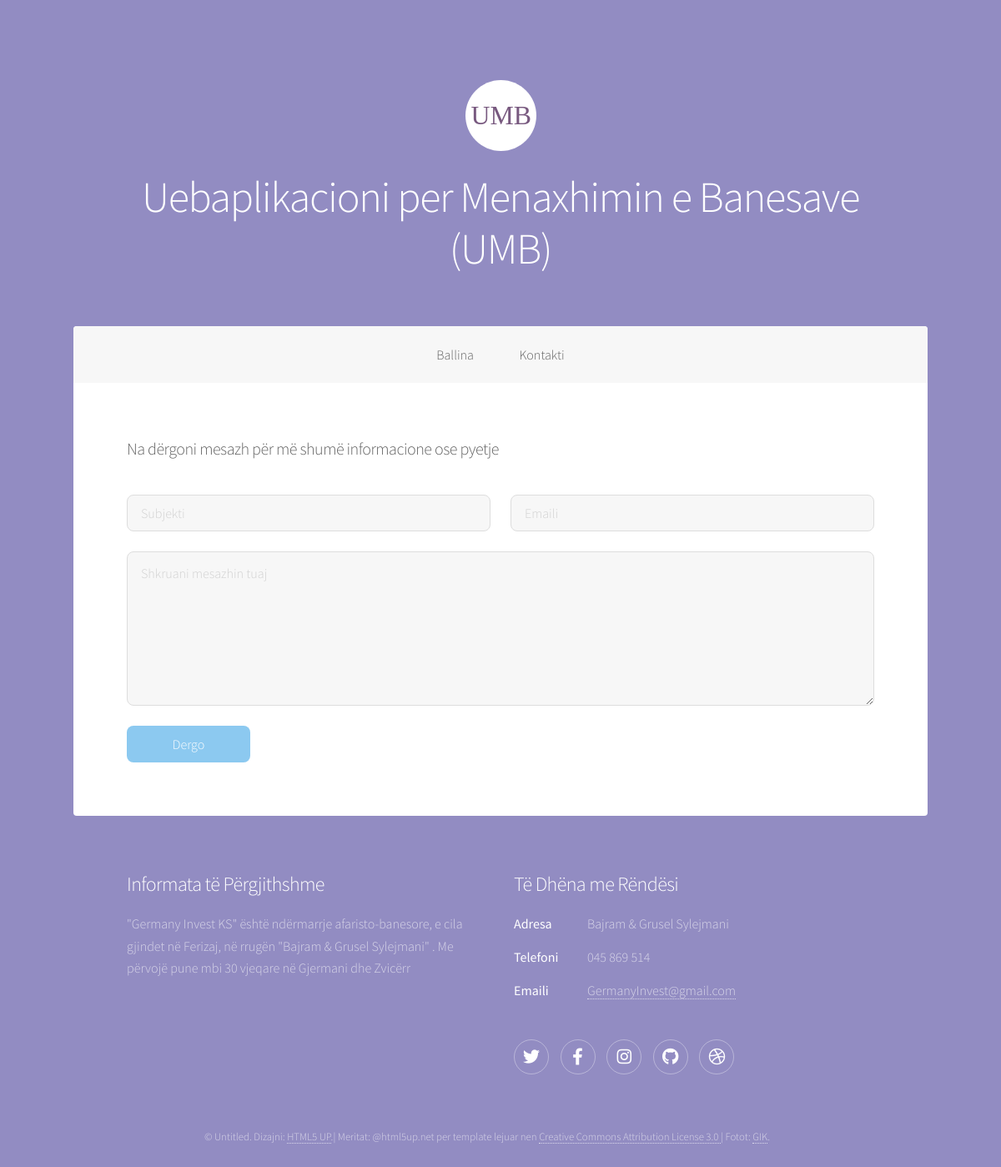
Page /ModuliPerdoruesit/kontakti.php on the committed database.
### tables this page shows
CREATE TABLE `umb_tedhenat` (
  `ID_TeDhenat` int(11) NOT NULL,
  `Titulli` varchar(100) NOT NULL,
  `Pershkrimi` varchar(1000) NOT NULL,
  `Dosja` varchar(255) NOT NULL,
  `PamjaFaqes` varchar(50) NOT NULL
);

### ModuliPerdoruesit/FundiFaqes.php (the view, shortened to what this page needs)
<footer id="footer">
						<?php
            $rezultati = mysqli_query($lidh_i, "CALL SelektoInformacione()");
            while ($rresht = mysqli_fetch_assoc($rezultati)) {
              extract($rresht);
            ?><section>
            	<h2><?php echo $Titulli; ?></h2>
							<?php echo $Pershkrimi; ?>
							</section><?php } ?>
						<?php
            $rezultati = mysqli_query($lidh_d, "CALL SelektoTeDhenaMeRendesi()");
            while ($rresht = mysqli_fetch_assoc($rezultati)) {
              extract($rresht);
            ?>
						<section>
							<h2><?php echo $Titulli; ?></h2>
							<?php echo $Pershkrimi; ?><?php } ?>
						<?php
            $rezultati = mysqli_query($lidh_rr, "CALL SelektoRrjeteSociale()");
            while ($rresht = mysqli_fetch_assoc($rezultati)) {
              extract($rresht);
            ?><?php echo $Pershkrimi; ?><?php } ?>
						</section>
						<?php
            $rezultati = mysqli_query($lidh_dr, "CALL SelektoTeDrejtaTeRezervuara()");
            while ($rresht = mysqli_fetch_assoc($rezultati)) {
              extract($rresht);
            ?>
						<?php echo $Pershkrimi; ?>
						<?php } ?>
					</footer>

### ModuliPerdoruesit/kontakti.php (shortened to what this page needs)
<?php
	include("konfigurimi.php");
?>
<!DOCTYPE HTML>
<html>
	<head>
		<link rel="stylesheet" href="assets/css/main.css" />
	</head>
	<body class="is-preload">
			<div id="wrapper">
					<?php include_once("KokaFaqes.php"); ?>
					<?php include_once("meny.php"); ?>
					<div id="main">
							<section  class="main">
								<section>
									<h3>Na dërgoni mesazh për më shumë informacione ose pyetje </h3><br>
													<form method="post" action="shtokontakt.php">
											<div class="row gtr-uniform">
												<div class="col-6 col-12-xsmall">
													<input type="text" name="Subjekti" id="demo-name" value="" placeholder="Subjekti" />
												</div>
												<div class="col-6 col-12-xsmall">
													<input type="email" name="Emaili" id="demo-email" value="" placeholder="Emaili" />
												</div>
												<div class="col-12">
													<textarea name="Mesazhi" id="demo-message" placeholder="Shkruani mesazhin tuaj" rows="6"></textarea>
												</div>
												<div class="col-12">
													<ul class="actions">
														<li><input type="submit" name="shtokontakt"value=" Dergo" class="primary" /></li>
													</ul>
												</div>
											</div>
										</form>
											</section>
							</section>
						</div>
					<?php include_once("FundiFaqes.php"); ?>
			</div>
	</body>
</html>

### ModuliPerdoruesit/KokaFaqes.php (shortened to what this page needs)
<?php
            $result = mysqli_query($lidh_h, "CALL SelektoTitull()");
            while ($row = mysqli_fetch_assoc($result)) {
              extract($row);
            ?>
      <header id="header" class="alt">
            <span class="logo"><img src="images/<?php echo $Dosja ?>.svg" alt="" /></span>
            <h1><?php echo $Titulli ?></h1>
          </header>
    <?php } ?>

### ModuliPerdoruesit/meny.php (shortened to what this page needs)
<nav id="nav">
	<?php
            $rezultati = mysqli_query($lidh_meny,"CALL SelektoMenyPerd()");
            while ($rresht = mysqli_fetch_assoc($rezultati)) {
              extract($rresht);
			  	 echo $Pershkrimi;
			}
            ?>
        </nav>

### rows in the picture
umb_tedhenat: Dosja (picture), Titulli "Uebaplikacioni per Menaxhimin e Banesave (UMB)"
umb_tedhenat: Pershkrimi "Ballina Kontakti"
umb_tedhenat: Titulli "Informata të Përgjithshme", Pershkrimi "\"Germany Invest KS\" është ndërmarrje afaristo-banesore, e cila gjindet në Ferizaj, në rrugën \"Bajram & Grusel Sylejmani\" . Me përvojë pune mbi 30 vjeqare në Gjermani dhe Zvicërr"
umb_tedhenat: Titulli "Të Dhëna me Rëndësi", Pershkrimi "Adresa Bajram & Grusel Sylejmani Telefoni 045 869 514 Emaili GermanyInvest@gmail.com"
umb_tedhenat: Pershkrimi "© Untitled. Dizajni: HTML5 UP .| Meritat: @html5up.net per template lejuar nen Creative Commons Attribution License 3.0 | Fotot: GIK ."
